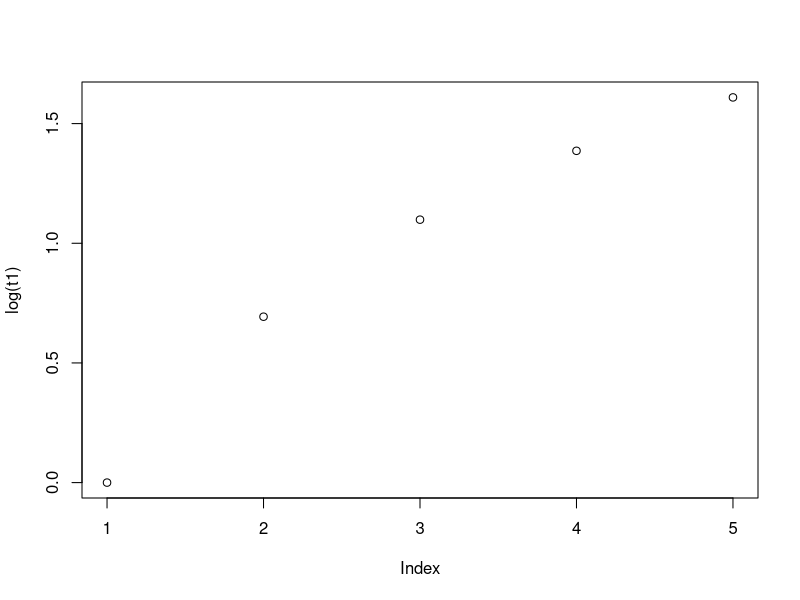
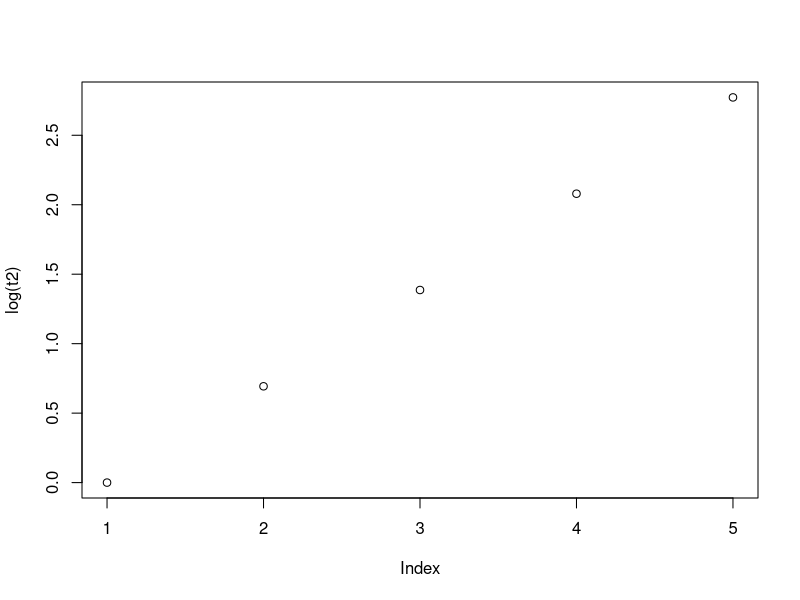

Source code (R) for these figures, in order:


# create timeline
t1 <- c(1, 2, 3, 4, 5)
t2 <- c(1, 2, 4, 8, 16)

# transform
plot( log(t1) )

plot( log(t2) )


# extract exponent